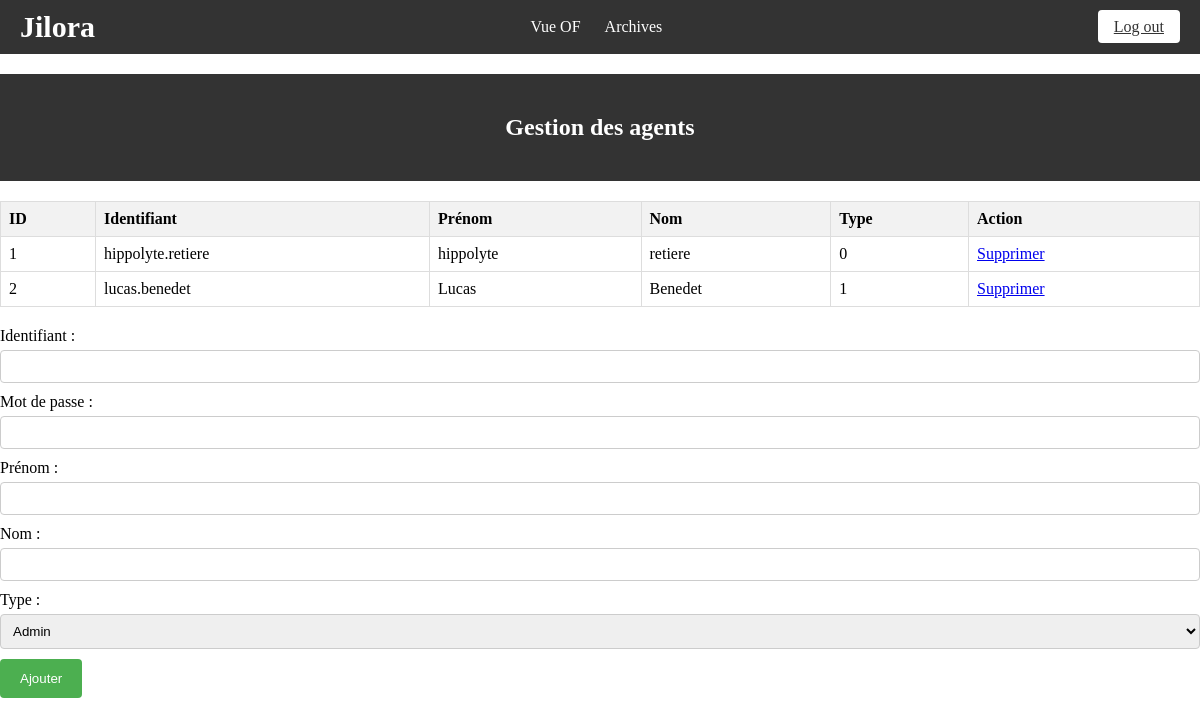
Screenshot of /final/add_user.php with the database file from the repository.
### tables this page shows
CREATE TABLE IF NOT EXISTS `agent` (
  `id` int(11) NOT NULL AUTO_INCREMENT,
  `identifiant` varchar(255) NOT NULL,
  `mot_de_passe` varchar(255) NOT NULL,
  `prenom` varchar(255) NOT NULL,
  `nom` varchar(255) NOT NULL,
  `type` int(11) NOT NULL,
  PRIMARY KEY (`id`)
);

### final/add_user.php (the view, shortened to what this page needs)
<?php
$host = "localhost";
$dbname = "tai";
$user = "root";
$pwd = "";
$connexion = mysqli_connect($host, $user, $pwd, $dbname);
include_once __DIR__ . '/includes.php';
?>
<!DOCTYPE html>
<html lang="fr">
<head>
    <link rel="stylesheet" href="global.css">
    <link rel="stylesheet" href="add_user.css">
</head>
<body>
<header>
    <h2>Gestion des agents</h2>
</header>
<table>
    <thead>
        <tr>
            <th>ID</th>
            <th>Identifiant</th>
            <th>Prénom</th>
            <th>Nom</th>
            <th>Type</th>
            <th>Action</th>
        </tr>
    </thead>
    <tbody>
        <?php
        $sql_agents = "SELECT * FROM agent";
        $result_agents = mysqli_query($connexion, $sql_agents);
        while ($row = mysqli_fetch_assoc($result_agents)) {
            echo "<tr>";
            echo "<td>" . $row['id'] . "</td>";
            echo "<td>" . $row['identifiant'] . "</td>";
            echo "<td>" . $row['prenom'] . "</td>";
            echo "<td>" . $row['nom'] . "</td>";
            echo "<td>" . $row['type'] . "</td>";
            echo "<td><a href='?supprimer_agent=" . $row['id'] . "'>Supprimer</a></td>";
            echo "</tr>";
        }
        ?>
    </tbody>
</table>
<form action="<?php echo $_SERVER['PHP_SELF']; ?>" method="post">
    <label for="identifiant">Identifiant :</label>
    <input type="text" id="identifiant" name="identifiant" required><br>
    <label for="mot_de_passe">Mot de passe :</label>
    <input type="text" id="mot_de_passe" name="mot_de_passe" required><br>
    <label for="prenom">Prénom :</label>
    <input type="text" id="prenom" name="prenom" required><br>
    <label for="nom">Nom :</label>
    <input type="text" id="nom" name="nom" required><br>
    <label for="type">Type :</label>
    <select id="type" name="type" required>
        <option value="0">Admin</option>
    </select><br>
    <button type="submit">Ajouter</button>
</form>
</body>
</html>

### final/global.css (style rules this page uses)
body { margin: 0; line-height: normal; }
:root { --small-text: Inter; --small-text-size: 16px; --body-text-size: 20px; --color-white: #fff; --color-black: #000; --color-gray: #828282; --color-gainsboro-100: #e6e6e6; --color-gainsboro-200: #e0e0e0; --padding-5xl: 24px; --padding-xl: 20px; --padding-10xs: 3px; --padding-mini: 15px; --padding-xs-5: 11.5px; --br-5xs: 8px; }
th, td { border: 1px solid #ddd; padding: 8px; text-align: left; }
th { background-color: #f2f2f2; }

### final/add_user.css (style rules this page uses)
table { width: 100%; border-collapse: collapse; margin-bottom: 20px; }
th, td { border: 1px solid #ddd; padding: 8px; text-align: left; }
th { background-color: #f2f2f2; }
form { margin-bottom: 20px; }
label { display: block; margin-bottom: 5px; }
input[type="text"], select { width: 100%; padding: 8px; margin-bottom: 10px; border: 1px solid #ccc; border-radius: 4px; box-sizing: border-box; }
button[type="submit"] { background-color: #4CAF50; color: white; padding: 12px 20px; border: none; border-radius: 4px; cursor: pointer; }
header { background-color: #333; color: #fff; padding: 20px; text-align: center; margin-bottom: 20px; }

### rows the page displays
agent: id "1", identifiant "hippolyte.retiere", prenom "hippolyte", nom "retiere", type "0"
agent: id "2", identifiant "lucas.benedet", prenom "Lucas", nom "Benedet", type "1"
